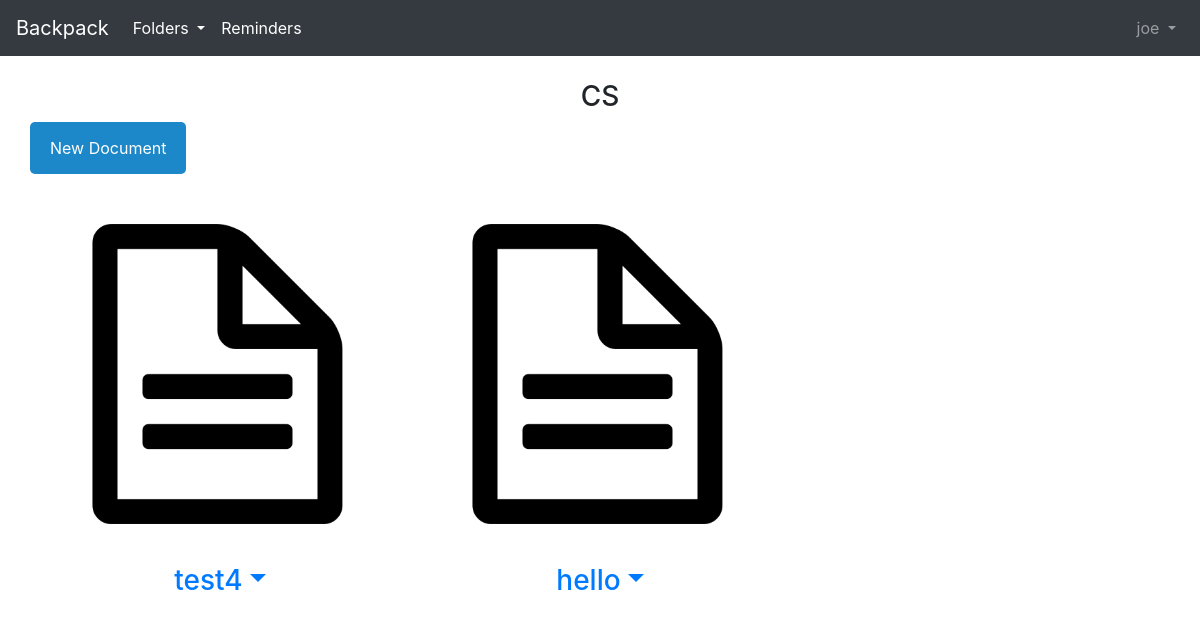
The app's page /docs/CS/ (signed in), older data.
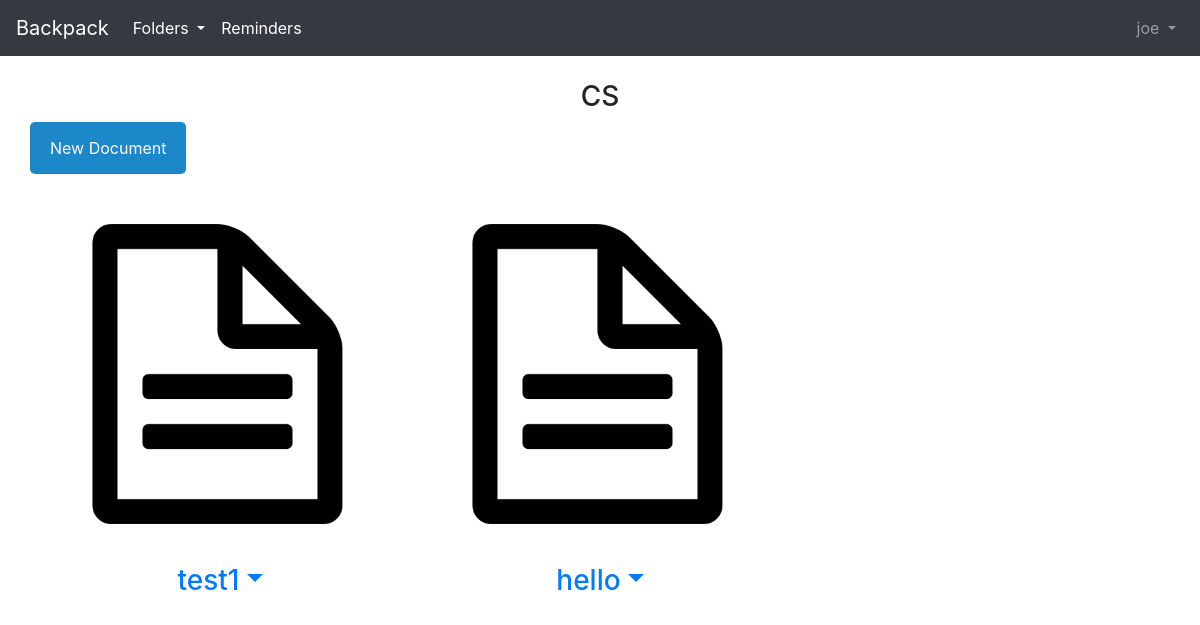
The same page, newer data.
### docs/models.py (models this page shows, shortened)
class Document(models.Model):
    class Meta:
        constraints = [
            models.UniqueConstraint(fields=['title', 'folder_parent'], name='unique_doc')
            ]
    id = models.AutoField(primary_key=True)
    title = models.CharField(max_length=100)
    body = models.TextField(blank=True)
    last_access = models.DateTimeField(default=timezone.now)
    folder_parent = models.ForeignKey(
        Folder,
        on_delete=models.CASCADE,
    )

### docs/views.py (the view)
# urls.py: path('<str:folder_title>/', DocView.as_view(), name ='doc_list'),
class DocView(ListView):
    template_name = "doc_list.html"
    def get_queryset(self):
        if self.request.user.is_authenticated:
            folder = Folder.objects.get(user_owner=self.request.user, title=self.kwargs['folder_title'])
            folder.last_access = timezone.now()
            folder.save()
            qs = folder.document_set.all().order_by('-last_access')
            return qs
        else:
            return 0

### docs/models.py (called while the page is built)
    def __str__(self):
        return self.title

### templates/context_processors.py (called while the page is built)
def include_login_form(request):
    from django.contrib.auth.forms import AuthenticationForm
    form = AuthenticationForm()
    return {'login_form': form}

### templates/template_tags/tags.py (called while the page is built)
@register.inclusion_tag("top3.html", takes_context=True)
def get_top3_folders(context):
    request = context['request']
    user = request.user
    queryset = Folder.objects.filter(user_owner = user).order_by('-last_access')[:3]
    return {"folder_queryset":queryset}

### templates/doc_list.html (shortened to what this page needs)
{% extends 'base.html' %}
{% load static %}
{% block content %}
<link rel="stylesheet" href="{% static 'forms.css' %}">
<h3 style="text-align: center;">{{ view.kwargs.folder_title}}</h3>
<div class="container">
  <div class="row">
      <button class='openButton' onclick = "openForm()">
        New Document
          </button>
  </div>
</div>
<br>
<div class="container">
  <div class="row">
{% for Docs in object_list %}
    <div class="col-sm-4">
 <a href="{{request.path}}{{Docs.title}}">
        <div class="panel-body"><img src="{% static 'file.png' %}" class="img-responsive" style="width:100%" alt="Image"></div>
	<h3 style="justify-content: center;display: flex; flex-direction: row;" class="text-center my-3">{{Docs.title}}
	<a  class="dropdown-toggle" href="#" id="Folder-dropdown"
              data-toggle="dropdown" aria-haspopup="true"
              aria-expanded="false">
            </a>
		</a>
            </div>
    </div>
{% endfor %}
</div><br>
{% endblock content %}

### templates/base.html (shortened to what this page needs)
<!doctype html>
<html lang="en">
  <head>
    <link rel="stylesheet"
    href="https://stackpath.bootstrapcdn.com/bootstrap/4.1.3/css/bootstrap.min.css"
>
  </head>
  <body>
    <nav class="navbar navbar-expand-md navbar-dark bg-dark mb-4">
      <a class="navbar-brand" href="{% url 'home' %}">Backpack</a>
      {% if user.is_authenticated %}
 	<div class="dropdown">
	<ul class="navbar-nav mr-auto">
        <li class="nav-item active">
        <a class="nav-link dropdown-toggle" href="{% url 'folders' %}"
	>
	Folders </a>
	</li>
	</ul>
</div>
<ul class="navbar-nav mr-auto">
        <li class="nav-item active">
        <a class="nav-link" href="{% url 'reminders' %}"
	>
	Reminders </a>
	</li>
	</ul>
	<ul class="navbar-nav ml-auto">
            <a class="nav-link dropdown-toggle" href="#" id="userMenu"
              data-toggle="dropdown" data-hover = "dropdown" aria-haspopup="true"
              aria-expanded="false">
              {{ user.username }}
            </a>
        </ul>
      {% endif %}
  </nav>
    {% block content %}
    {% endblock content %}
  </body>
</html>

### docs/static/forms.css (style rules this page uses)
* { box-sizing: border-box; }
.openButton { border: none; border-radius: 5px; background-color: #1c87c9; color: white; padding: 14px 20px; cursor: pointer; }

Row changes from the older to the newer data that the page shows:
changed Document: title "test4" → "test1"
